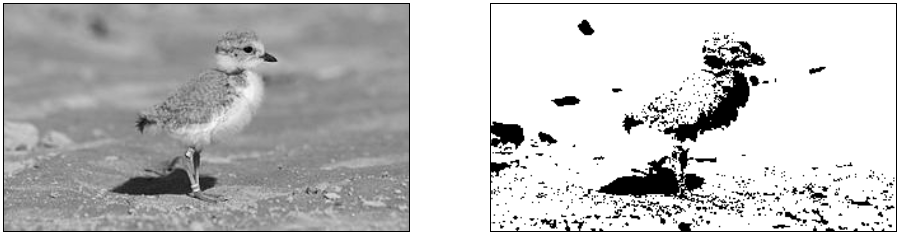
#> input picture images/hiyoko.png, 901 x 236 px, found by its file name
$ python morph_and_blur.py
#> lines starting #> are read from the running program, lines starting #| are printed output that depends on the picture
#> further down, img_src is the input picture: shape (236, 901, 3); min 0, max 255, mean 194.9
# -*- coding: utf-8 -*-

import cv2
import numpy as np

def morph_and_blur(img):
    kernel = np.ones((3, 3),np.uint8)
    m = cv2.GaussianBlur(img, (3, 3), 0)
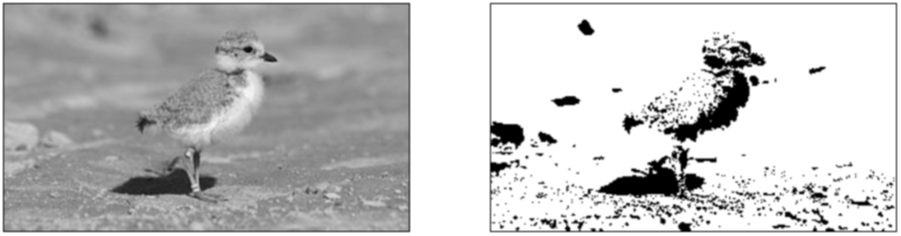
#> m: shape (236, 901, 3); min 0, max 255, mean 194.9
    m = cv2.morphologyEx(m, cv2.MORPH_OPEN, kernel, iterations=2)
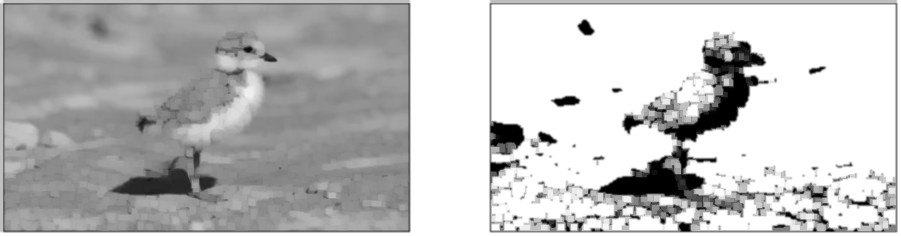
#> m: shape (236, 901, 3); min 0, max 255, mean 190.5
    m = cv2.GaussianBlur(m, (5, 5), 0)
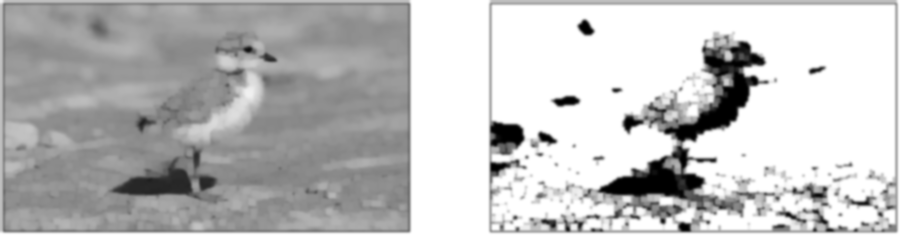
#> m: shape (236, 901, 3); min 0, max 255, mean 190.5
    return m

img_src = cv2.imread("hiyoko.png", 1)
img_filtterd=morph_and_blur(img_src)
# 表示
cv2.imshow("Show GAUSS Image", img_filtterd)
cv2.waitKey(0)
cv2.destroyAllWindows()
